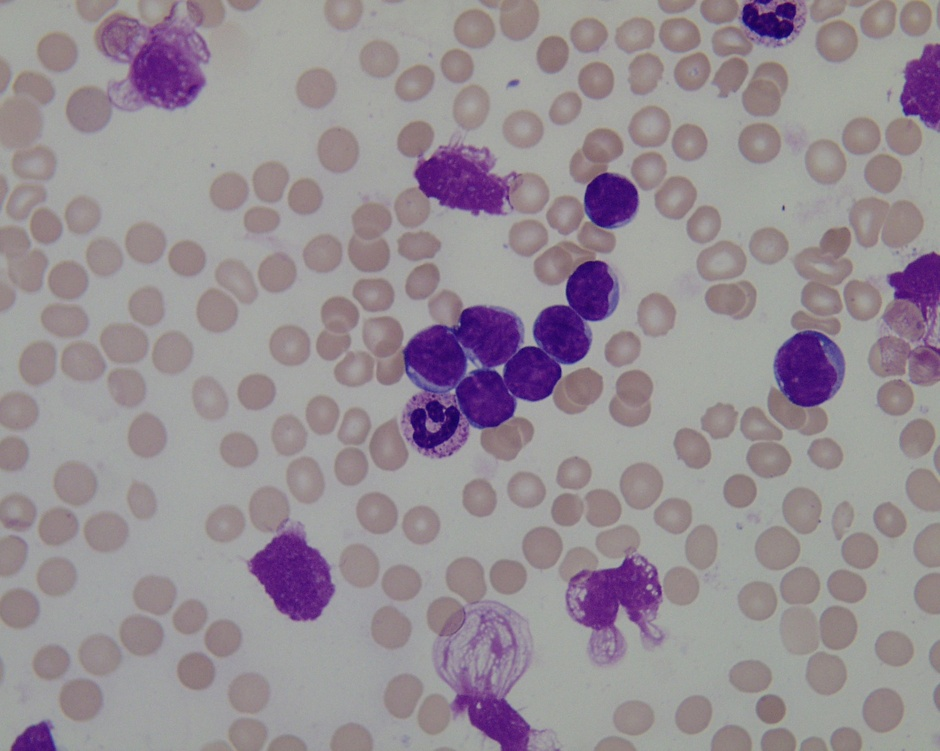
#> input picture Dataset/Multiple Cells/Blast/Original/Im001_1.jpg, 940 x 751 px, shrunk from 1712 x 1368 before the run
$ python 'Convert multiple cells to grayscale.py'
#> lines starting #> are read from the running program, lines starting #| are printed output that depends on the picture; after the words box and inside, x2 and y2 are one past the last pixel; in counts of white or black regions, pixels touching at a corner belong together
from PIL import Image
import matplotlib.pyplot as plt
from numpy import asarray
import cv2
import numpy as np
from scipy import misc
import scipy.io as sio
from skimage import data
from skimage.color import rgb2gray

# Opening the original image
im = cv2.imread("../Dataset/Multiple Cells/Blast/Original/Im001_1.jpg")
#> im is the input picture: shape (751, 940, 3); mean B, G, R 148.5, 141.6, 150.4

# Setting up the figures window
fig, axes = plt.subplots(1, 3, figsize=(14, 6))
ax = axes.ravel()

# Adding the original image to the list of figures shown, titled "Original"
ax[0].imshow(im)
ax[0].set_title("Original")

# Converting the image to grayscale, then adding it to the list of figures titled "Grayscale"

# gim = rgb2gray(im)
# gim *= 255
gim = cv2.cvtColor(im, cv2.COLOR_BGR2GRAY)
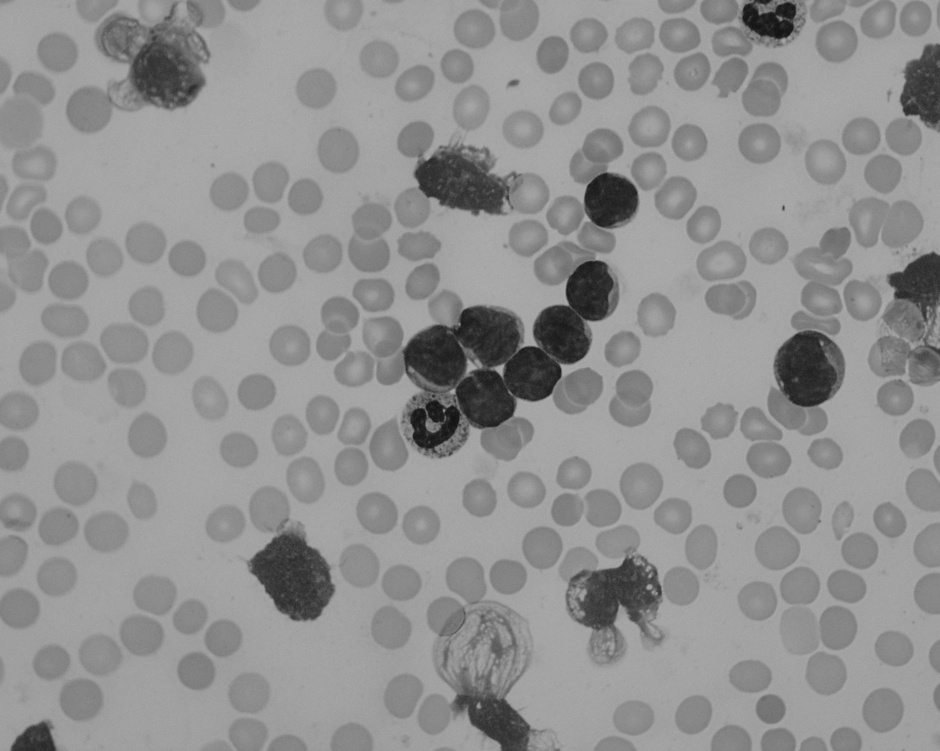
#> gim: shape (751, 940); min 15, max 175, mean 145

ax[1].imshow(gim, cmap=plt.cm.gray)
ax[1].set_title("Grayscale")

# We save the grayscale image under a folder where we will keep the grayscale versions of the dataset
cv2.imwrite('../Dataset/Multiple Cells/Blast/Grayscale/Im001_1.png', gim)

# Converting the grayscale image to binary, then adding it to the list of figures under title "Binary"

thresh = 150

bimarr = np.copy(asarray(gim))

for i in range (bimarr.shape[0]):
    for j in range (bimarr.shape[1]):
        if(bimarr[i][j] > thresh):
            bimarr[i][j] = 255
        else:
            bimarr[i][j] = 0
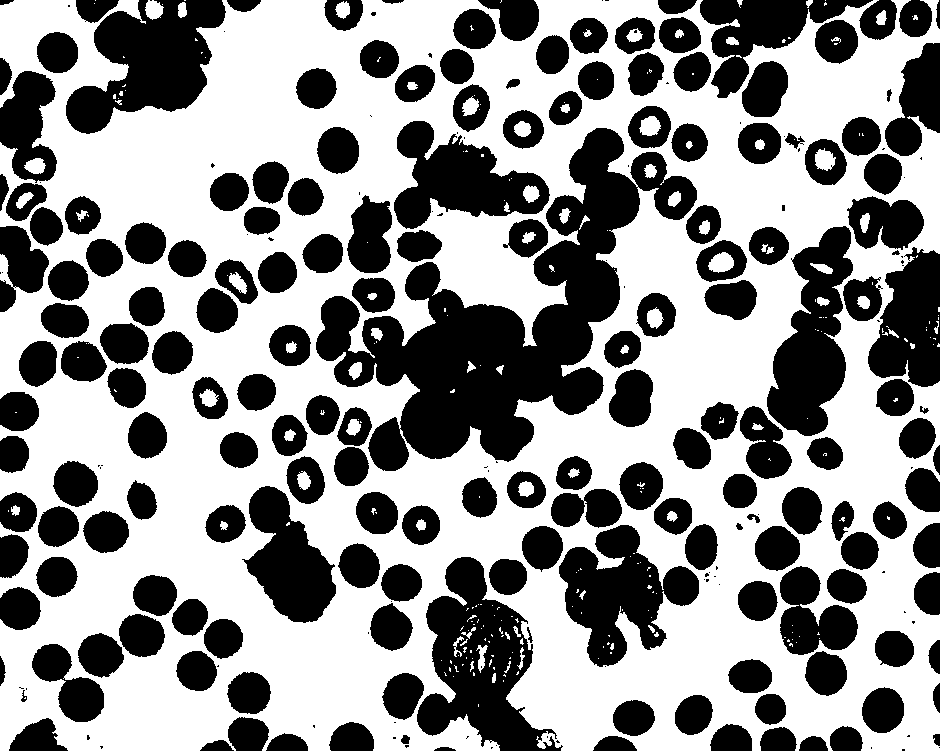
#> bimarr: shape (751, 940); 56.6% white; 258 black regions (79 under 20 px), largest, box (x1, y1, x2, y2) and area: (316, 128, 697, 471) 43669, (417, 557, 563, 751) 13470, (66, 0, 226, 134) 11854

bim = Image.fromarray(bimarr)


ax[2].imshow(bim, 'gray')
ax[2].set_title("Binary")
plt.show()
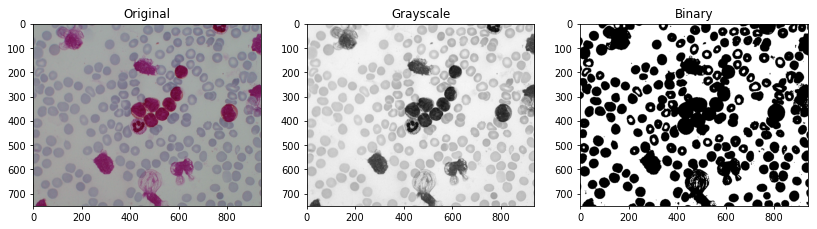
#> figure drawn by matplotlib, 3 panels; B, G, R data is drawn as R, G, B

# [11 lines of commented-out code are left out]
cv2.imwrite('../Dataset/Multiple Cells/Blast/Threshold/Im001_1.png', bimarr)

$ run again, with Dataset/Multiple Cells/Blast/Original/Im002_1.jpg copied over Dataset/Multiple Cells/Blast/Original/Im001_1.jpg
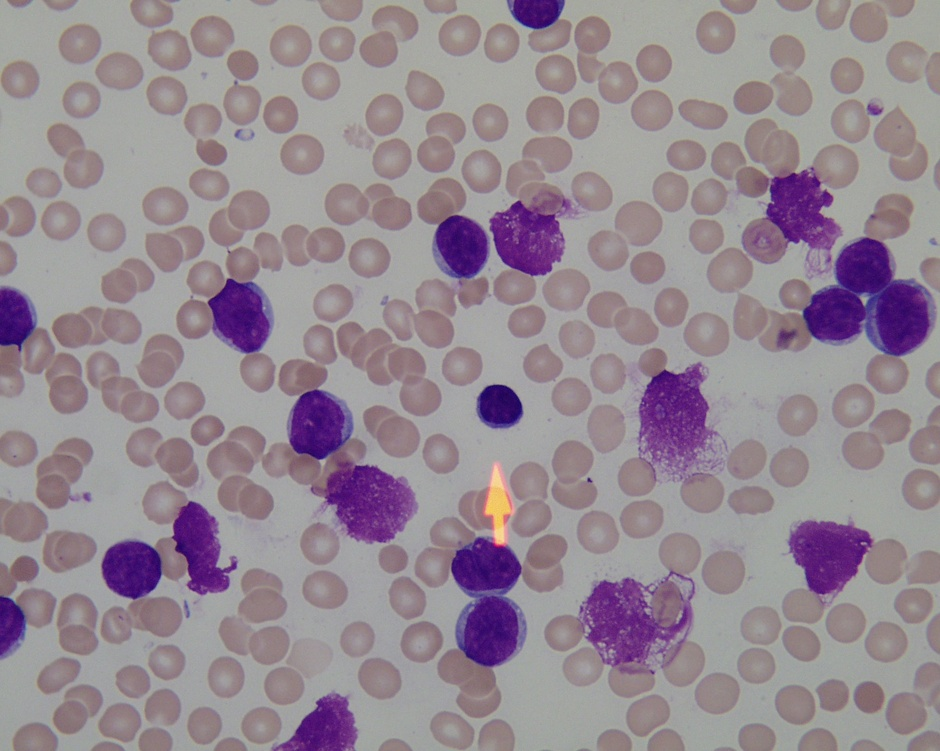
#> input picture Dataset/Multiple Cells/Blast/Original/Im002_1.jpg, 940 x 751 px, shrunk from 1712 x 1368 before the run
#> im is the input picture: shape (751, 940, 3); mean B, G, R 146.3, 136.8, 149.4
#> after the loop `for i in range (bimarr.shape[0]):`:
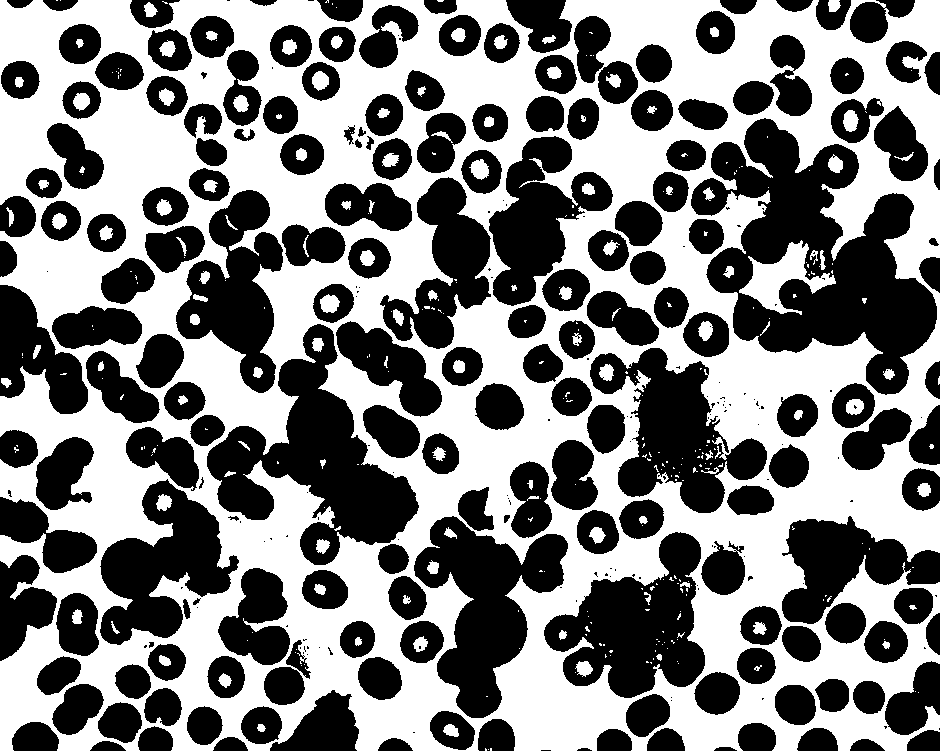
#> bimarr: shape (751, 940); 50% white; 325 white regions (212 under 20 px), largest, box (x1, y1, x2, y2) and area: (0, 0, 940, 751) 338078, (739, 240, 836, 315) 2640, (469, 159, 489, 180) 281
#> `plt.show()`:
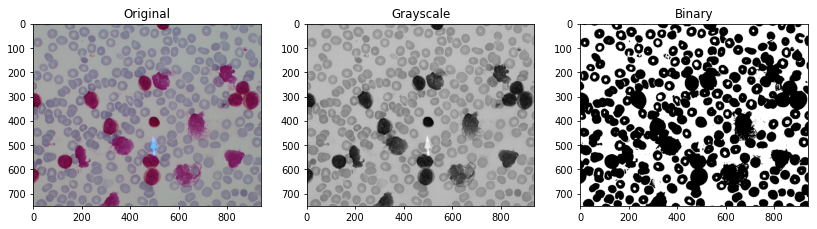
#> figure drawn by matplotlib, 3 panels; B, G, R data is drawn as R, G, B

$ run again, with Dataset/Multiple Cells/Blast/Original/Im003_1.jpg copied over Dataset/Multiple Cells/Blast/Original/Im001_1.jpg
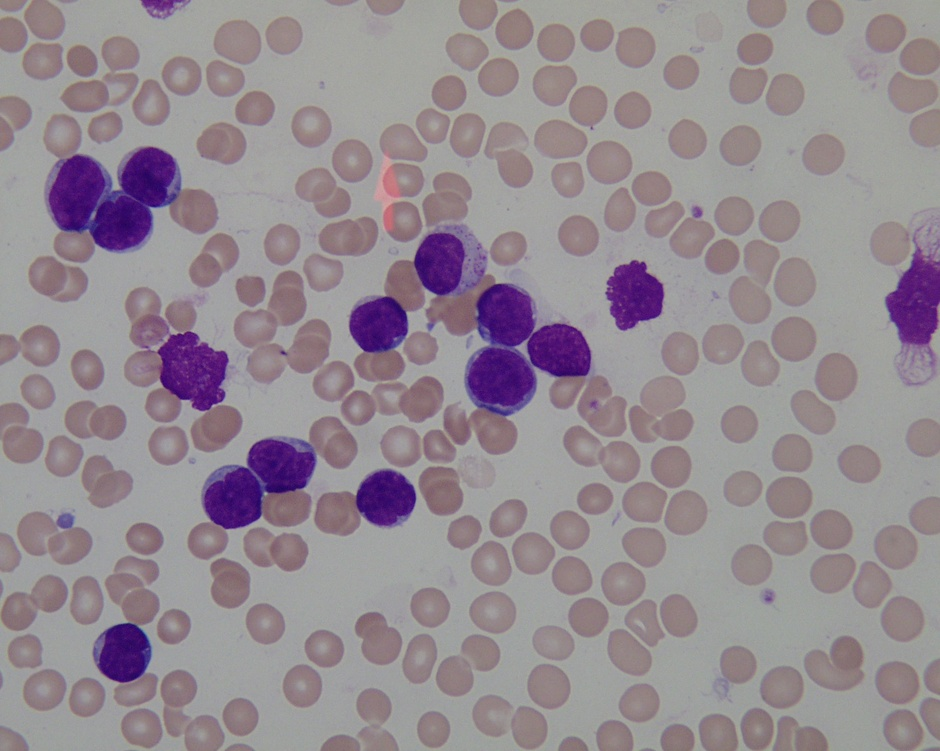
#> input picture Dataset/Multiple Cells/Blast/Original/Im003_1.jpg, 940 x 751 px, shrunk from 1712 x 1368 before the run
#> im is the input picture: shape (751, 940, 3); mean B, G, R 145.6, 138.5, 148.6
#> after the loop `for i in range (bimarr.shape[0]):`:
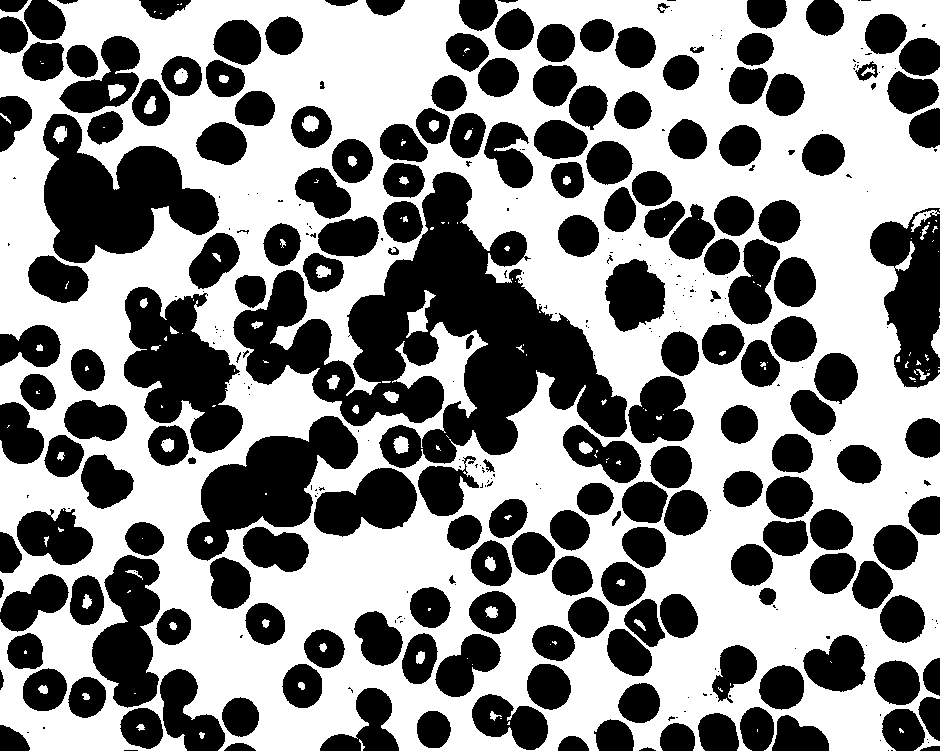
#> bimarr: shape (751, 940); 54.4% white; 363 black regions (171 under 20 px), largest, box (x1, y1, x2, y2) and area: (233, 172, 627, 468) 45079, (43, 114, 219, 263) 14296, (124, 287, 243, 453) 11269
#> `plt.show()`:
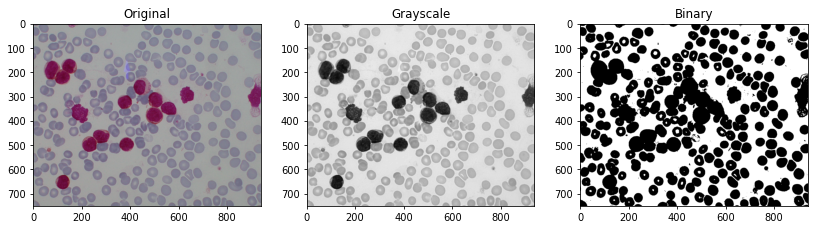
#> figure drawn by matplotlib, 3 panels; B, G, R data is drawn as R, G, B

$ run again, with Dataset/Multiple Cells/Blast/Original/Im004_1.jpg copied over Dataset/Multiple Cells/Blast/Original/Im001_1.jpg
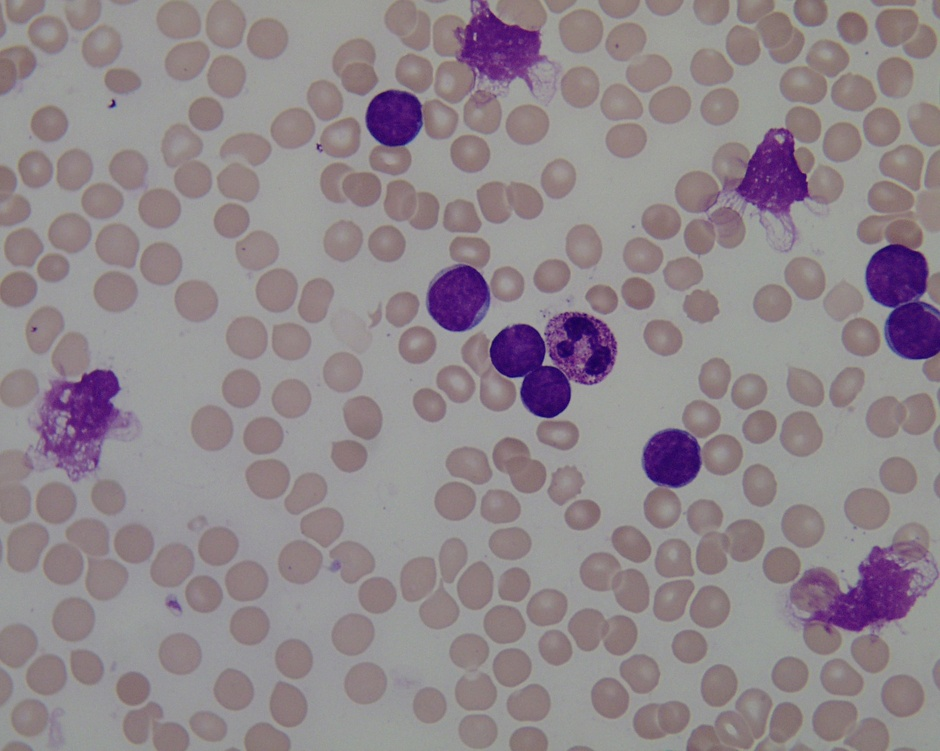
#> input picture Dataset/Multiple Cells/Blast/Original/Im004_1.jpg, 940 x 751 px, shrunk from 1712 x 1368 before the run
#> im is the input picture: shape (751, 940, 3); mean B, G, R 140, 134.8, 144.2
#> after the loop `for i in range (bimarr.shape[0]):`:
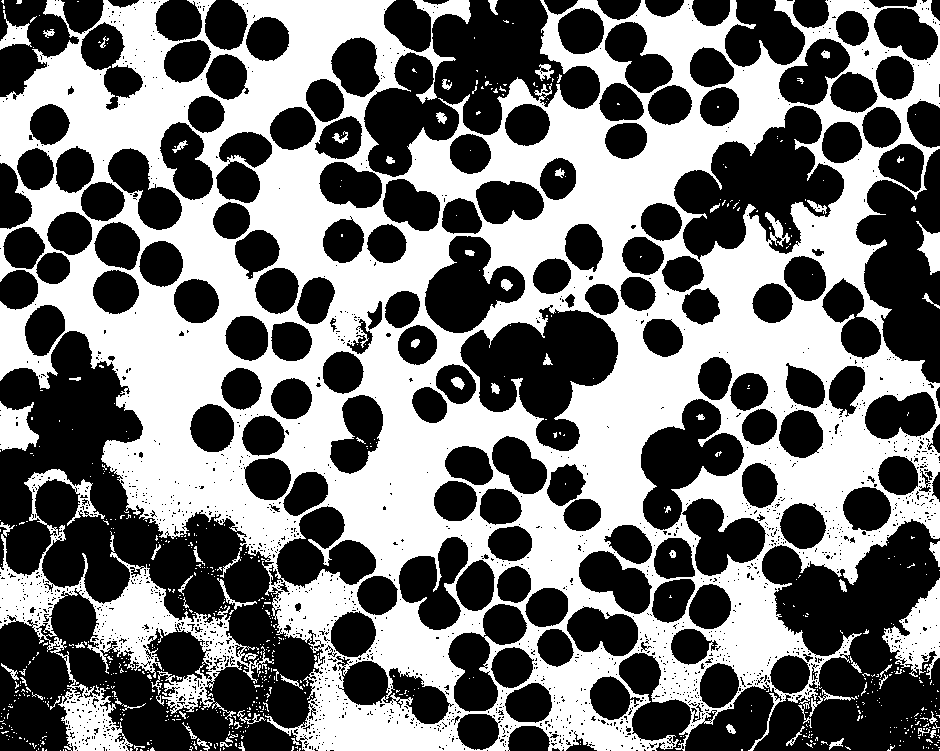
#> bimarr: shape (751, 940); 45.7% white; 716 white regions (637 under 20 px), largest, box (x1, y1, x2, y2) and area: (0, 0, 940, 751) 295562, (0, 469, 274, 751) 15804, (882, 578, 940, 679) 2729
#> `plt.show()`:
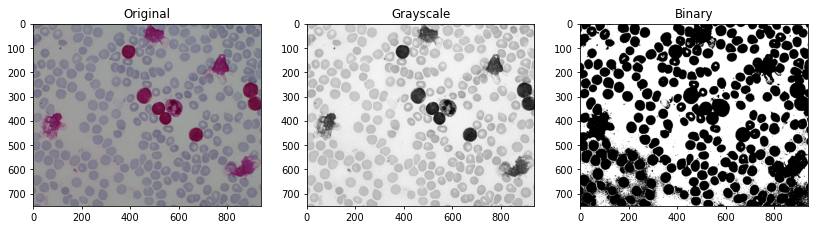
#> figure drawn by matplotlib, 3 panels; B, G, R data is drawn as R, G, B
